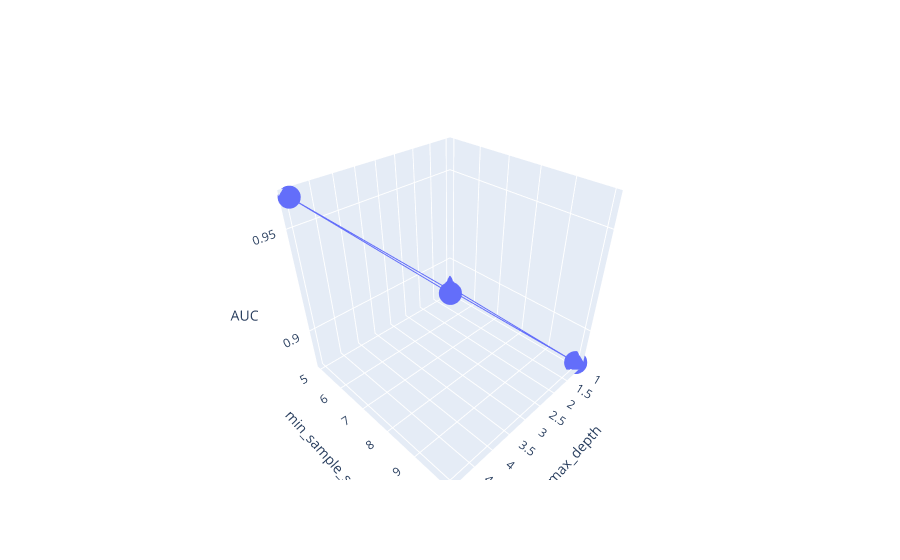

Notebook code for this chart:
### Code cell
md = result['param_max_depth'].values
mss= result['param_min_samples_split'].values
avgaucscore = np.round(result['mean_test_score'].values,3)

trace1 = go.Scatter3d(x=md,y=mss,z=avgaucscore, name = 'Cross validation')

tc = [trace1]
layout = go.Layout(scene = dict(
        xaxis = dict(title='max_depth'),
        yaxis = dict(title='min_sample_split'),
        zaxis = dict(title='AUC'),))

fig = go.Figure(data=tc, layout=layout)
offline.iplot(fig, filename='3d-scatter-colorscale')

print("best hyperparameters :", gscv.best_params_)
print("Best AUC :",gscv.best_score_)

### Figure 1 — Plotly figure (JSON) as saved in the notebook; plotly's stock layout.template omitted (floating-point values rounded to 4 significant figures)
{"data": [{"name": "Cross validation", "type": "scatter3d", "x": [1, 1, 5, 5], "y": [5, 10, 5, 10], "z": [0.883, 0.881, 0.963, 0.962]}], "layout": {"scene": {"xaxis": {"title": {"text": "max_depth"}}, "yaxis": {"title": {"text": "min_sample_split"}}, "zaxis": {"title": {"text": "AUC"}}}}}
